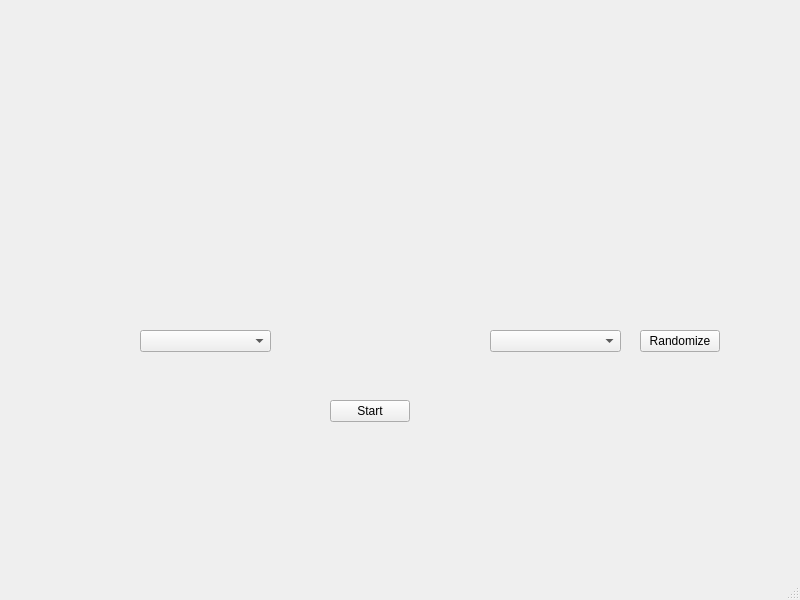
<?xml version="1.0" encoding="UTF-8"?>
<ui version="4.0">
 <class>classPicker</class>
 <widget class="QMainWindow" name="classPicker">
  <property name="geometry">
   <rect>
    <x>0</x>
    <y>0</y>
    <width>800</width>
    <height>600</height>
   </rect>
  </property>
  <property name="windowTitle">
   <string>MainWindow</string>
  </property>
  <widget class="QWidget" name="centralwidget">
   <widget class="QLabel" name="label">
    <property name="geometry">
     <rect>
      <x>120</x>
      <y>130</y>
      <width>211</width>
      <height>181</height>
     </rect>
    </property>
    <property name="text">
     <string/>
    </property>
    <property name="pixmap">
     <pixmap>pixel.gif</pixmap>
    </property>
    <property name="scaledContents">
     <bool>true</bool>
    </property>
   </widget>
   <widget class="QPushButton" name="start_game">
    <property name="geometry">
     <rect>
      <x>330</x>
      <y>400</y>
      <width>80</width>
      <height>22</height>
     </rect>
    </property>
    <property name="text">
     <string>Start</string>
    </property>
   </widget>
   <widget class="QComboBox" name="comboBox">
    <property name="geometry">
     <rect>
      <x>140</x>
      <y>330</y>
      <width>131</width>
      <height>22</height>
     </rect>
    </property>
   </widget>
   <widget class="QComboBox" name="comboBox_2">
    <property name="geometry">
     <rect>
      <x>490</x>
      <y>330</y>
      <width>131</width>
      <height>22</height>
     </rect>
    </property>
   </widget>
   <widget class="QPushButton" name="randomize_button">
    <property name="geometry">
     <rect>
      <x>640</x>
      <y>330</y>
      <width>80</width>
      <height>22</height>
     </rect>
    </property>
    <property name="text">
     <string>Randomize</string>
    </property>
   </widget>
  </widget>
  <widget class="QMenuBar" name="menubar">
   <property name="geometry">
    <rect>
     <x>0</x>
     <y>0</y>
     <width>800</width>
     <height>25</height>
    </rect>
   </property>
  </widget>
  <widget class="QStatusBar" name="statusbar"/>
 </widget>
 <resources/>
 <connections/>
</ui>
